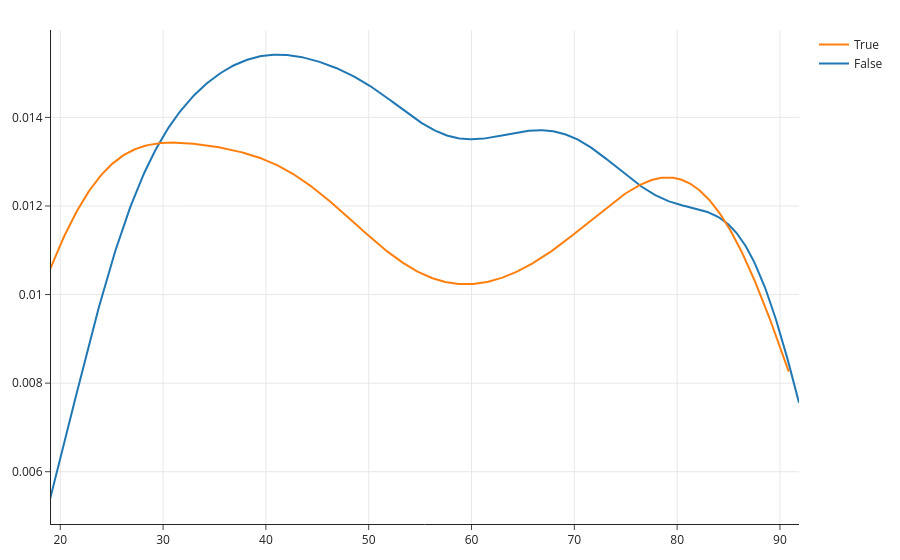

Notebook source saved alongside this figure:
### Code cell
# don't change this cell, but do run it -- it is needed for the tests to work
first_pval, first_result = first_round()
second_pval, second_result, second_result1 = second_round()

### Figure 1 — Plotly figure (JSON) as saved in the notebook; plotly's stock layout.template omitted (floating-point values rounded to 4 significant figures; data arrays with more than 128 entries replaced by an {"elided": "..."} marker saying what was removed)
{"data": [{"legendgroup": "False", "marker": {"color": "rgb(31, 119, 180)"}, "mode": "lines", "name": "False", "showlegend": true, "type": "scatter", "x": {"elided": "500 float values"}, "xaxis": "x", "y": {"elided": "500 float values"}, "yaxis": "y"}, {"legendgroup": "True", "marker": {"color": "rgb(255, 127, 14)"}, "mode": "lines", "name": "True", "showlegend": true, "type": "scatter", "x": {"elided": "500 float values"}, "xaxis": "x", "y": {"elided": "500 float values"}, "yaxis": "y"}], "layout": {"barmode": "overlay", "hovermode": "closest", "legend": {"traceorder": "reversed"}, "title": {"text": ""}, "xaxis": {"anchor": "y2", "domain": [0, 1], "zeroline": false}, "yaxis": {"anchor": "free", "domain": [0, 1], "position": 0}}}
